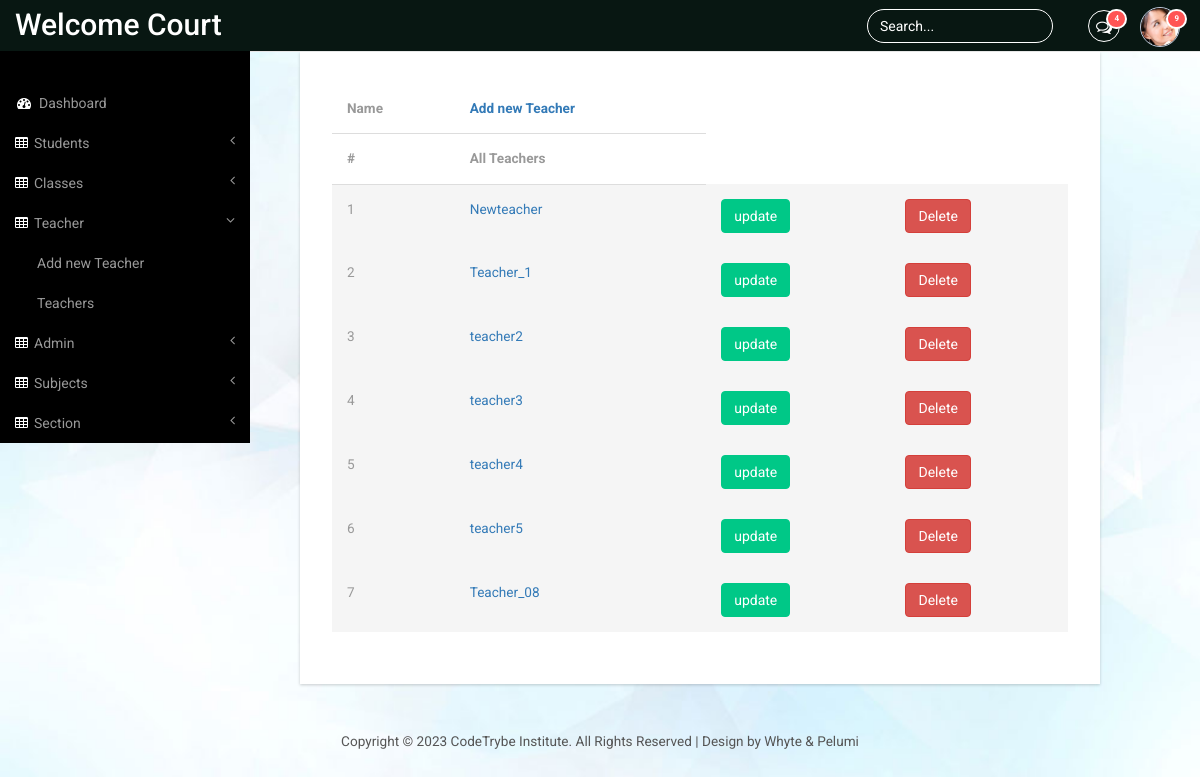
The app's page /tch_all (signed in) with its own data.
### panel/models.py (models this page shows)
class Teacher(models.Model):
    user = models.OneToOneField(User, on_delete=models.CASCADE)
    phone_number = models.CharField(max_length=20,default="+234-")
    email = models.EmailField(max_length=50)
    address = models.CharField(max_length=50,default="Default address")
    gender = models.CharField(max_length=40,default="male")
    role = models.CharField(max_length=20,default="teacher")
    def __str__(self):
        return self.user.username

### panel/views.py (the view)
# urls.py: path('tch_all',views.all_teachers, name='panel-alltch'),
@login_required
def all_teachers(request):
    teacher_list = Teacher.objects.all()
    return render(request, 'panel/all_teachers.html', {'teacher_list': teacher_list})

### panel/templates/panel/all_teachers.html (shortened to what this page needs)
{% extends "panel/base.html" %}
{% block content %}
<div class="content_bottom">
<div class="col-md-8 span_3">
<div class="bs-example1" data-example-id="contextual-table">
<table class="table">
    <thead>
    <tr>
        <th>Name</th>
        <th><a href="{%url 'panel-tchRegpage'%}"> Add new Teacher</a></th>
    </tr>
    <tr>
            <th>#</th>
            <th> All Teachers</th>
    </tr>
    </thead>
    <tbody>
        {% for teacher in  teacher_list %}
        <form action="{% url 'panel-uptch' teacher.id %}" method="get">
            <tr class="active">
                <td scope="row">{{ forloop.counter}} </td>
                <td scope="row"> <a href="{%url 'panel-view-teacher' teacher.id %}">{{teacher}}</a> </td>
                <td><button type="submit" class="btn btn-primary btn-md">update</button></td>
        </form>
        <form action="{% url 'panel-tchdel' teacher.id %}" method="post">
                <td><button type="submit" class="btn btn-danger btn-md">Delete</button></td>
        </form>
        {% endfor %}
    </tbody>
</table>
{% endblock %}

### panel/templates/panel/base.html (shortened to what this page needs)
{% load static%}
<!DOCTYPE HTML>
<html>
<head>
<link href="{% static 'panel/bootstrap.min.css'%}" rel='stylesheet' type='text/css' />
<link href="{% static 'panel/style2.css'%}"rel='stylesheet' type='text/css' />
<link href="{% static 'panel/lines.css'%}" rel='stylesheet' type='text/css' />
<link href="{% static 'panel/font-awesome.css'%}" rel="stylesheet">
<link href="{% static 'panel/custom.css'%}"rel="stylesheet">
</head>
<body id="login">
<div id="wrapper">
        <nav class="top1 navbar navbar-default navbar-static-top" role="navigation" style="margin-bottom: 0">
            <div class="navbar-header">
                <a class="navbar-brand" href="#">Welcome {{user.username}}</a>
            </div>
            <ul class="nav navbar-nav navbar-right">
				<li class="dropdown">
	        		<a href="#" class="dropdown-toggle" data-toggle="dropdown" aria-expanded="false"><i class="fa fa-comments-o"></i><span class="badge">4</span></a>
	      		</li>
			    <li class="dropdown">
	        		<a href="#" class="dropdown-toggle avatar" data-toggle="dropdown"><img src="{% static 'images/1.png' %}"><span class="badge">9</span></a>
	      		</li>
			</ul>
			<form class="navbar-form navbar-right">
              <input type="text" class="form-control" value="Search..." onfocus="this.value = '';" onblur="if (this.value == '') {this.value = 'Search...';}">
            </form>
            <div class="navbar-default sidebar" role="navigation">
                <div class="sidebar-nav navbar-collapse">
                    <ul class="nav" id="side-menu">
                        <li>
                            <a href="{%url 'panel-adminpage' %}"><i class="fa fa-dashboard fa-fw nav_icon"></i>Dashboard</a>
                        </li>
                        <li>
                            <a href="#"><i class="fa fa-table nav_icon"></i>Students<span class="fa arrow"></span></a>
                        </li>
                        <li>
                            <a href="#"><i class="fa fa-table nav_icon"></i>Classes<span class="fa arrow"></span></a>
                        </li>
                        <li>
                            <a href="#"><i class="fa fa-table nav_icon"></i>Teacher<span class="fa arrow"></span></a>
                            <ul class="nav nav-second-level">
                                <li>
                                    <a href="{%url 'panel-tchRegpage'%}"> Add new Teacher</a>
                                </li>
                                <li>
                                    <a href="{%url 'panel-alltch'%}" > Teachers</a>
                                </li>
                            </ul>
                        </li>
                        <li>
                            <a href="#"><i class="fa fa-table nav_icon"></i>Admin<span class="fa arrow"></span></a>
                        </li>
                        <li>
                            <a href="#"><i class="fa fa-table nav_icon"></i>Subjects<span class="fa arrow"></span></a>
                        </li>
                        <li>
                            <a href="#"><i class="fa fa-table nav_icon"></i>Section<span class="fa arrow"></span></a>
                        </li>
                    </ul>
                </div>
            </div>
        </nav>
    </div>
    {% block content %}
    {% endblock %}
		</div>
       </div>
   </div>
 <div class="copy_layout login register">
      <p>Copyright &copy; 2023 CodeTrybe Institute. All Rights Reserved | Design by Whyte & Pelumi</p>
   </div>
</body>
</html>

### panel/static/panel/style2.css (style rules this page uses)
ul, ol { margin: 0; }
p { margin: 0; }
html, body { font-family: 'Roboto', sans-serif; font-size: 100%; background:#000; overflow-x: hidden; }
body a { transition:0.5s all; -webkit-transition:0.5s all; -moz-transition:0.5s all; -o-transition:0.5s all; -ms-transition:0.5s all; }
.navbar .navbar-nav li a { padding: 0 10px; line-height: 56px; position: relative; }
.navbar .navbar-nav li a i { border: 1px solid #fff; padding: 8px 0; width: 32px; text-align: center; -webkit-border-radius: 50em; -moz-border-radius: 50em; border-radius: 50em; color: #fff; height: 32px; }
.navbar .navbar-nav li .dropdown-toggle.avatar img { height: 40px; -webkit-border-radius: 50em; -moz-border-radius: 50em; border-radius: 50em; border: 1px solid #c0cadd; margin-top: -4px; }
.navbar .navbar-nav li a .badge { background: #ff5454; border: 2px solid white; position: absolute; top: 9px; right: 3px; font-size: 8px; line-height: 8px; padding: 4px 6px; -webkit-border-radius: 50em; -moz-border-radius: 50em; border-radius: 50em; min-width: 0; }
.navbar-default.sidebar { background-color: #000; font-family: 'Roboto', sans-serif; }
nav.top1.navbar.navbar-default.navbar-static-top { background-color:#081712;; font-family: 'Roboto', sans-serif; }
.navbar-default .navbar-brand { color: #fff !important; font-size: 30px; font-weight: 500; }
.navbar-right { margin-right: 10px !important; }
.navbar-right li { display:inline-block; }
i.nav_icon { color: #fff; margin-right:6px; }
.sidebar ul li a { color: #999; font-size:14px; }
.form-control { background: none !important; border: 1px solid #fff !important; border-radius: 20px !important; box-shadow: none !important; }
.navbar-form.navbar-right input[type="text"] { color: #fff; }
form.navbar-form.navbar-right { margin:9px 0 0 0; }
ul.nav.navbar-nav.navbar-right { height: 51px; }
.sidebar-nav.navbar-collapse { margin: 2em 0 0 0; }
.span_3 { padding:0; }
.content_bottom { margin-bottom:1em; width: 100%; margin-left: 300px; margin-bottom: 1em; }
.copy p, .copy_layout p { font-size:0.85em; color:#555; }
.map_container, #chart, .span_6, .col_2, .weather_list, .cal1, .skills-info, .stats-info, .r3_counter_box, .activity_box, .bs-example1, .cloud, .copy { -ms-box-shadow: 0 1px 3px 0px rgba(0, 0, 0, 0.2); -o-box-shadow: 0 1px 3px 0px rgba(0, 0, 0, 0.2); -moz-box-shadow: 0 1px 3px 0px rgba(0, 0, 0, 0.2); -webkit-box-shadow: 0 1px 3px 0px rgba(0, 0, 0, 0.2); box-shadow: 0 1px 3px 0px rgba(0, 0, 0, 0.2); }
.table > thead > tr > th, .table > tbody > tr > th, .table > tfoot > tr > th, .table > thead > tr > td, .table > tbody > tr > td, .table > tfoot > tr > td { border-top: none !important; }
.btn-primary { background-color: rgb(0, 200, 135) !important; border-color: rgb(0, 200, 135) !important; color: #fff; }
.bs-example1 { background:#fff; padding:2em; }
span.badge { min-width: 3rem; padding: 2px 9px; text-align: center; font-size: 0.85; line-height: inherit; color: #fff; position: absolute; right:38px; -webkit-box-sizing: border-box; -moz-box-sizing: border-box; box-sizing: border-box; border-radius: 2px; }
.table > thead > tr > th, .table > tbody > tr > th, .table > tfoot > tr > th, .table > thead > tr > td, .table > tbody > tr > td, .table > tfoot > tr > td { font-size: 0.85em; color: #999; }
.table td, .table>tbody>tr>td, .table>tbody>tr>th, .table>tfoot>tr>td, .table>tfoot>tr>th, .table>thead>tr>td, .table>thead>tr>th { padding:15px !important; }
.table > thead > tr > th { border-bottom: 1px solid #ddd !important; }
.copy_layout { padding:1.5em 0; background:#fff; text-align:center; margin: 4em 0 0em 0; }
.login { background:none; padding:0; margin:11em 0 0 0; height: 100vh; }
.register { margin:2em 0 0 0; }
body#login { background: url(../images/bg.jpg)no-repeat; background-size:cover; -webkit-background-size:cover; -moz-background-size:cover; -o-background-size:cover; -ms-background-size:cover; height: 100vh; display: flex; flex-direction: column; }

### panel/static/panel/custom.css (style rules this page uses)
#wrapper { width: 100%; }
.sidebar .sidebar-nav.navbar-collapse { padding-right: 0; padding-left: 0; }
.sidebar .arrow { float: right; }
.sidebar .fa.arrow:before { content: "\f104"; }
.sidebar .active>a>.fa.arrow:before { content: "\f107"; }
.sidebar .nav-second-level li, .sidebar .nav-third-level li { border-bottom: 0!important; }
.sidebar .nav-second-level li a { padding-left: 37px; }
@media (min-width:768px) { .sidebar { z-index: 1; position: absolute; width: 250px; margin-top: 51px; } }

### records on screen
Teacher: user.username "Newteacher"
Teacher: user.username "Teacher_1"
Teacher: user.username "teacher2"
Teacher: user.username "teacher3"
Teacher: user.username "teacher4"
Teacher: user.username "teacher5"
Teacher: user.username "Teacher_08"

### other values on screen
{{ user.username }} "Court"
